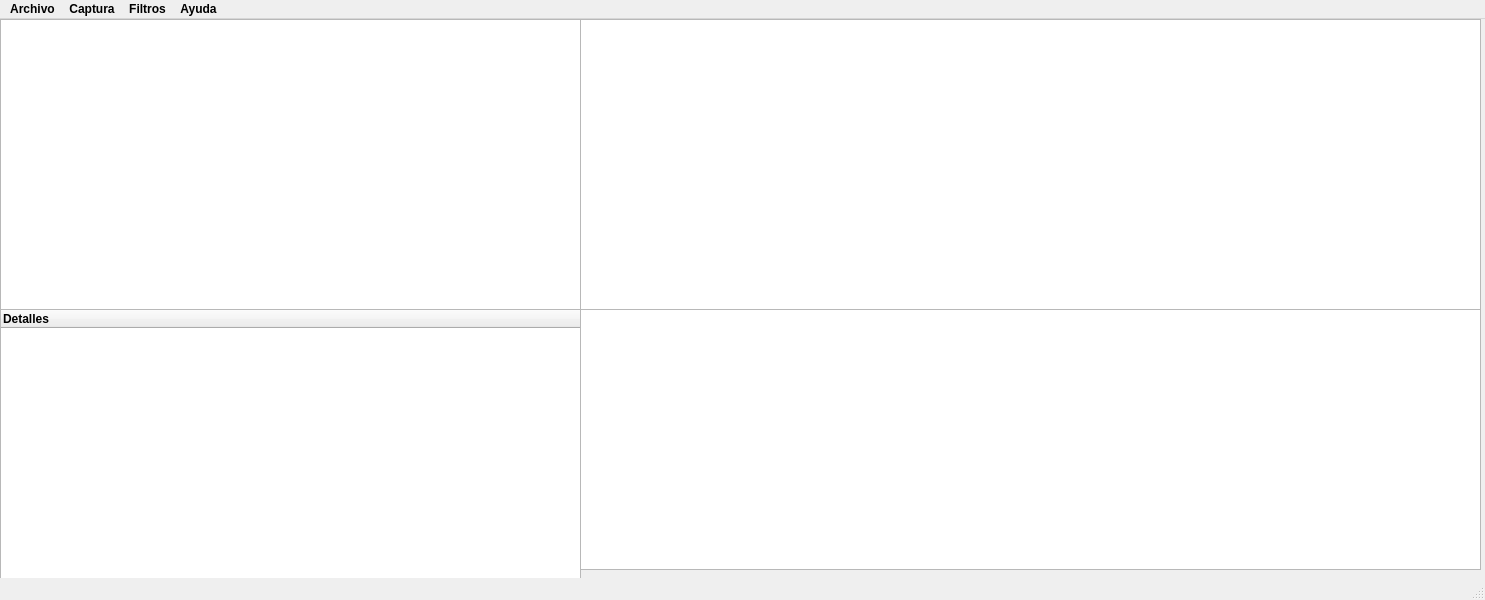
<?xml version="1.0" encoding="UTF-8"?>
<ui version="4.0">
 <class>MainWindow</class>
 <widget class="QMainWindow" name="MainWindow">
  <property name="geometry">
   <rect>
    <x>0</x>
    <y>0</y>
    <width>1485</width>
    <height>600</height>
   </rect>
  </property>
  <property name="font">
   <font>
    <bold>true</bold>
   </font>
  </property>
  <property name="windowTitle">
   <string>MainWindow</string>
  </property>
  <widget class="QWidget" name="centralwidget">
   <widget class="QListWidget" name="interfaces">
    <property name="geometry">
     <rect>
      <x>0</x>
      <y>0</y>
      <width>581</width>
      <height>291</height>
     </rect>
    </property>
   </widget>
   <widget class="QTableWidget" name="tablePaquetes">
    <property name="geometry">
     <rect>
      <x>580</x>
      <y>0</y>
      <width>901</width>
      <height>291</height>
     </rect>
    </property>
   </widget>
   <widget class="QTreeWidget" name="treeDetalles">
    <property name="geometry">
     <rect>
      <x>0</x>
      <y>290</y>
      <width>581</width>
      <height>281</height>
     </rect>
    </property>
    <column>
     <property name="text">
      <string notr="true">Detalles</string>
     </property>
    </column>
   </widget>
   <widget class="QPlainTextEdit" name="txtHex">
    <property name="geometry">
     <rect>
      <x>580</x>
      <y>290</y>
      <width>901</width>
      <height>261</height>
     </rect>
    </property>
    <property name="font">
     <font>
      <family>Consolas</family>
      <bold>true</bold>
     </font>
    </property>
   </widget>
  </widget>
  <widget class="QStatusBar" name="statusbar"/>
  <widget class="QMenuBar" name="menubar">
   <property name="geometry">
    <rect>
     <x>0</x>
     <y>0</y>
     <width>1485</width>
     <height>25</height>
    </rect>
   </property>
   <widget class="QMenu" name="menuArchivo">
    <property name="title">
     <string>Archivo</string>
    </property>
    <addaction name="actionExportarTodos"/>
   </widget>
   <widget class="QMenu" name="menuCaptura">
    <property name="title">
     <string>Captura</string>
    </property>
    <addaction name="actionIniciar_Captura"/>
    <addaction name="actionPausar"/>
    <addaction name="actionReiniciar"/>
    <addaction name="actionDetener"/>
   </widget>
   <widget class="QMenu" name="menuFiltros">
    <property name="title">
     <string>Filtros</string>
    </property>
    <widget class="QMenu" name="menuIP">
     <property name="title">
      <string>IP</string>
     </property>
     <addaction name="actionIP_Destino"/>
     <addaction name="actionIP_Fuente"/>
    </widget>
    <widget class="QMenu" name="menuPuerto">
     <property name="title">
      <string>Puerto</string>
     </property>
     <addaction name="actionPuerto_Destino"/>
     <addaction name="actionPuerto_Fuente"/>
    </widget>
    <addaction name="actionDNS"/>
    <addaction name="actionTCP"/>
    <addaction name="actionUDP"/>
    <addaction name="actionARP"/>
    <addaction name="actionICMP"/>
    <addaction name="actionHTTP"/>
    <addaction name="actionHTTPS"/>
    <addaction name="menuIP"/>
    <addaction name="separator"/>
    <addaction name="menuPuerto"/>
   </widget>
   <widget class="QMenu" name="menuAyuda">
    <property name="title">
     <string>Ayuda</string>
    </property>
    <addaction name="actionManual_Usuario"/>
   </widget>
   <addaction name="menuArchivo"/>
   <addaction name="menuCaptura"/>
   <addaction name="menuFiltros"/>
   <addaction name="menuAyuda"/>
  </widget>
  <action name="actionExportar_CSV">
   <property name="icon">
    <iconset theme="QIcon::ThemeIcon::ListAdd"/>
   </property>
   <property name="text">
    <string>Exportar CSV</string>
   </property>
  </action>
  <action name="actionExportarTodos">
   <property name="icon">
    <iconset theme="QIcon::ThemeIcon::DocumentSave"/>
   </property>
   <property name="text">
    <string>Exportar Todos</string>
   </property>
  </action>
  <action name="actionSalir">
   <property name="icon">
    <iconset theme="QIcon::ThemeIcon::SystemShutdown"/>
   </property>
   <property name="text">
    <string>Salir</string>
   </property>
  </action>
  <action name="actionIniciar_Captura">
   <property name="icon">
    <iconset theme="QIcon::ThemeIcon::MediaPlaybackStart"/>
   </property>
   <property name="text">
    <string>Iniciar</string>
   </property>
  </action>
  <action name="actionPausar">
   <property name="icon">
    <iconset theme="QIcon::ThemeIcon::MediaPlaybackPause"/>
   </property>
   <property name="text">
    <string>Pausar</string>
   </property>
  </action>
  <action name="actionDNS">
   <property name="text">
    <string>DNS</string>
   </property>
  </action>
  <action name="actionTCP">
   <property name="text">
    <string>TCP</string>
   </property>
  </action>
  <action name="actionUDP">
   <property name="text">
    <string>UDP</string>
   </property>
  </action>
  <action name="actionARP">
   <property name="text">
    <string>ARP</string>
   </property>
  </action>
  <action name="actionICMP">
   <property name="text">
    <string>ICMP</string>
   </property>
  </action>
  <action name="actionHTTP">
   <property name="text">
    <string>HTTP</string>
   </property>
  </action>
  <action name="actionHTTPS">
   <property name="text">
    <string>HTTPS</string>
   </property>
  </action>
  <action name="actionReiniciar">
   <property name="icon">
    <iconset theme="QIcon::ThemeIcon::SystemReboot"/>
   </property>
   <property name="text">
    <string>Reiniciar</string>
   </property>
  </action>
  <action name="actionManual_Usuario">
   <property name="text">
    <string>Manual Usuario</string>
   </property>
  </action>
  <action name="actionDetener">
   <property name="icon">
    <iconset theme="QIcon::ThemeIcon::MediaPlaybackStop"/>
   </property>
   <property name="text">
    <string>Detener</string>
   </property>
  </action>
  <action name="actionIP_Destino">
   <property name="text">
    <string>IP Destino</string>
   </property>
  </action>
  <action name="actionIP_Fuente">
   <property name="text">
    <string>IP Fuente</string>
   </property>
  </action>
  <action name="actionPuerto_Destino">
   <property name="text">
    <string>Puerto Destino</string>
   </property>
  </action>
  <action name="actionPuerto_Fuente">
   <property name="text">
    <string>Puerto Fuente</string>
   </property>
  </action>
 </widget>
 <resources/>
 <connections/>
</ui>
